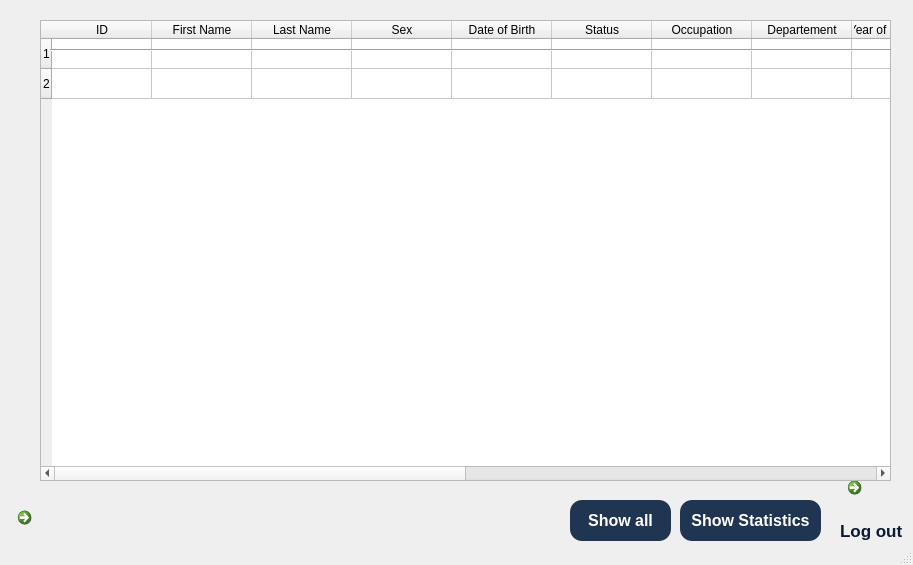
<?xml version="1.0" encoding="UTF-8"?>
<ui version="4.0">
 <class>MainWindow</class>
 <widget class="QMainWindow" name="MainWindow">
  <property name="geometry">
   <rect>
    <x>0</x>
    <y>0</y>
    <width>913</width>
    <height>565</height>
   </rect>
  </property>
  <property name="windowTitle">
   <string>Sign in</string>
  </property>
  <property name="windowIcon">
   <iconset>
    <normaloff>../../../Desktop/GRAPHICS/UI/ic_real_name_authentication_527859.png</normaloff>../../../Desktop/GRAPHICS/UI/ic_real_name_authentication_527859.png</iconset>
  </property>
  <property name="toolButtonStyle">
   <enum>Qt::ToolButtonIconOnly</enum>
  </property>
  <widget class="QWidget" name="centralwidget">
   <widget class="QLabel" name="label">
    <property name="geometry">
     <rect>
      <x>-190</x>
      <y>0</y>
      <width>1200</width>
      <height>600</height>
     </rect>
    </property>
    <property name="font">
     <font>
      <pointsize>12</pointsize>
     </font>
    </property>
    <property name="cursor">
     <cursorShape>PointingHandCursor</cursorShape>
    </property>
    <property name="mouseTracking">
     <bool>false</bool>
    </property>
    <property name="tabletTracking">
     <bool>false</bool>
    </property>
    <property name="whatsThis">
     <string/>
    </property>
    <property name="autoFillBackground">
     <bool>false</bool>
    </property>
    <property name="text">
     <string/>
    </property>
    <property name="pixmap">
     <pixmap>arriereplan2.jpg</pixmap>
    </property>
    <property name="scaledContents">
     <bool>true</bool>
    </property>
    <property name="wordWrap">
     <bool>true</bool>
    </property>
    <property name="openExternalLinks">
     <bool>true</bool>
    </property>
   </widget>
   <widget class="QCommandLinkButton" name="commandLinkButton_3">
    <property name="geometry">
     <rect>
      <x>840</x>
      <y>470</y>
      <width>61</width>
      <height>61</height>
     </rect>
    </property>
    <property name="cursor">
     <cursorShape>PointingHandCursor</cursorShape>
    </property>
    <property name="text">
     <string/>
    </property>
    <property name="icon">
     <iconset>
      <normaloff>logout.png</normaloff>logout.png</iconset>
    </property>
    <property name="iconSize">
     <size>
      <width>50</width>
      <height>50</height>
     </size>
    </property>
   </widget>
   <widget class="QWidget" name="layoutWidget">
    <property name="geometry">
     <rect>
      <x>0</x>
      <y>-70</y>
      <width>2</width>
      <height>2</height>
     </rect>
    </property>
    <layout class="QHBoxLayout" name="horizontalLayout"/>
   </widget>
   <widget class="QCommandLinkButton" name="commandLinkButton_6">
    <property name="geometry">
     <rect>
      <x>10</x>
      <y>500</y>
      <width>41</width>
      <height>51</height>
     </rect>
    </property>
    <property name="text">
     <string/>
    </property>
    <property name="icon">
     <iconset>
      <normaloff>back_icon.png</normaloff>back_icon.png</iconset>
    </property>
    <property name="iconSize">
     <size>
      <width>40</width>
      <height>40</height>
     </size>
    </property>
   </widget>
   <widget class="QPushButton" name="pushButton_2">
    <property name="enabled">
     <bool>true</bool>
    </property>
    <property name="geometry">
     <rect>
      <x>570</x>
      <y>500</y>
      <width>101</width>
      <height>41</height>
     </rect>
    </property>
    <property name="font">
     <font>
      <pointsize>12</pointsize>
      <weight>75</weight>
      <bold>true</bold>
     </font>
    </property>
    <property name="cursor">
     <cursorShape>PointingHandCursor</cursorShape>
    </property>
    <property name="styleSheet">
     <string notr="true">color: rgb(255, 255, 255);
background-color: rgb(32, 53, 82);
border-radius: 12px;
box-shadow: 0 8px 16px 0 rgba(0,0,0,0.2), 0 6px 20px 0 rgba(0,0,0,0.19);
box-shadow: 0 5px #666;
transform: translateY(4px) ;
</string>
    </property>
    <property name="inputMethodHints">
     <set>Qt::ImhNone</set>
    </property>
    <property name="text">
     <string>Show all</string>
    </property>
    <property name="icon">
     <iconset>
      <normaloff>../../../Desktop/GRAPHICS/UI/unlock.png</normaloff>../../../Desktop/GRAPHICS/UI/unlock.png</iconset>
    </property>
    <property name="checkable">
     <bool>false</bool>
    </property>
    <property name="checked">
     <bool>false</bool>
    </property>
    <property name="autoRepeat">
     <bool>false</bool>
    </property>
    <property name="autoExclusive">
     <bool>false</bool>
    </property>
    <property name="default">
     <bool>true</bool>
    </property>
    <property name="flat">
     <bool>false</bool>
    </property>
   </widget>
   <widget class="QTableWidget" name="tableWidget">
    <property name="geometry">
     <rect>
      <x>40</x>
      <y>20</y>
      <width>851</width>
      <height>461</height>
     </rect>
    </property>
    <property name="styleSheet">
     <string notr="true">Back-ground color : rgb(228, 228, 228)</string>
    </property>
    <property name="lineWidth">
     <number>27</number>
    </property>
    <property name="midLineWidth">
     <number>27</number>
    </property>
    <property name="editTriggers">
     <set>QAbstractItemView::NoEditTriggers</set>
    </property>
    <property name="showGrid">
     <bool>true</bool>
    </property>
    <property name="rowCount">
     <number>2</number>
    </property>
    <property name="columnCount">
     <number>16</number>
    </property>
    <row/>
    <row/>
    <column>
     <property name="text">
      <string>ID</string>
     </property>
    </column>
    <column>
     <property name="text">
      <string>First Name</string>
     </property>
    </column>
    <column>
     <property name="text">
      <string>Last Name</string>
     </property>
    </column>
    <column>
     <property name="text">
      <string>Sex</string>
     </property>
    </column>
    <column>
     <property name="text">
      <string>Date of Birth</string>
     </property>
    </column>
    <column>
     <property name="text">
      <string>Status</string>
     </property>
    </column>
    <column>
     <property name="text">
      <string>Occupation</string>
     </property>
    </column>
    <column>
     <property name="text">
      <string>Departement</string>
     </property>
    </column>
    <column>
     <property name="text">
      <string>Year of employment</string>
     </property>
    </column>
    <column>
     <property name="text">
      <string>New Column</string>
     </property>
    </column>
    <column>
     <property name="text">
      <string>Type of contract</string>
     </property>
    </column>
    <column>
     <property name="text">
      <string>Experience</string>
     </property>
    </column>
    <column>
     <property name="text">
      <string>Over Time</string>
     </property>
    </column>
    <column>
     <property name="text">
      <string>Distance from home</string>
     </property>
    </column>
    <column>
     <property name="text">
      <string>Motorized</string>
     </property>
    </column>
    <column>
     <property name="text">
      <string>Salary</string>
     </property>
    </column>
   </widget>
   <widget class="Line" name="line">
    <property name="geometry">
     <rect>
      <x>10</x>
      <y>-180</y>
      <width>821</width>
      <height>31</height>
     </rect>
    </property>
    <property name="orientation">
     <enum>Qt::Horizontal</enum>
    </property>
   </widget>
   <widget class="QPushButton" name="pushButton_3">
    <property name="enabled">
     <bool>true</bool>
    </property>
    <property name="geometry">
     <rect>
      <x>680</x>
      <y>500</y>
      <width>141</width>
      <height>41</height>
     </rect>
    </property>
    <property name="font">
     <font>
      <pointsize>12</pointsize>
      <weight>75</weight>
      <bold>true</bold>
     </font>
    </property>
    <property name="cursor">
     <cursorShape>PointingHandCursor</cursorShape>
    </property>
    <property name="styleSheet">
     <string notr="true">color: rgb(255, 255, 255);
background-color: rgb(32, 53, 82);
border-radius: 12px;
box-shadow: 0 8px 16px 0 rgba(0,0,0,0.2), 0 6px 20px 0 rgba(0,0,0,0.19);
box-shadow: 0 5px #666;
transform: translateY(4px) ;
</string>
    </property>
    <property name="inputMethodHints">
     <set>Qt::ImhNone</set>
    </property>
    <property name="text">
     <string>Show Statistics</string>
    </property>
    <property name="icon">
     <iconset>
      <normaloff>../../../Desktop/GRAPHICS/UI/unlock.png</normaloff>../../../Desktop/GRAPHICS/UI/unlock.png</iconset>
    </property>
    <property name="checkable">
     <bool>false</bool>
    </property>
    <property name="checked">
     <bool>false</bool>
    </property>
    <property name="autoRepeat">
     <bool>false</bool>
    </property>
    <property name="autoExclusive">
     <bool>false</bool>
    </property>
    <property name="default">
     <bool>true</bool>
    </property>
    <property name="flat">
     <bool>false</bool>
    </property>
   </widget>
   <widget class="Line" name="line_2">
    <property name="geometry">
     <rect>
      <x>50</x>
      <y>40</y>
      <width>841</width>
      <height>20</height>
     </rect>
    </property>
    <property name="orientation">
     <enum>Qt::Horizontal</enum>
    </property>
   </widget>
   <widget class="QLabel" name="label_5">
    <property name="geometry">
     <rect>
      <x>840</x>
      <y>510</y>
      <width>71</width>
      <height>41</height>
     </rect>
    </property>
    <property name="font">
     <font>
      <pointsize>13</pointsize>
      <weight>75</weight>
      <italic>false</italic>
      <bold>true</bold>
     </font>
    </property>
    <property name="styleSheet">
     <string notr="true">color: rgb(9, 26, 52);</string>
    </property>
    <property name="text">
     <string>Log out</string>
    </property>
   </widget>
  </widget>
  <widget class="QMenuBar" name="menubar">
   <property name="geometry">
    <rect>
     <x>0</x>
     <y>0</y>
     <width>913</width>
     <height>21</height>
    </rect>
   </property>
  </widget>
  <widget class="QStatusBar" name="statusbar"/>
 </widget>
 <resources>
  <include location="../../../.designer/testt.qrc"/>
 </resources>
 <connections/>
</ui>
